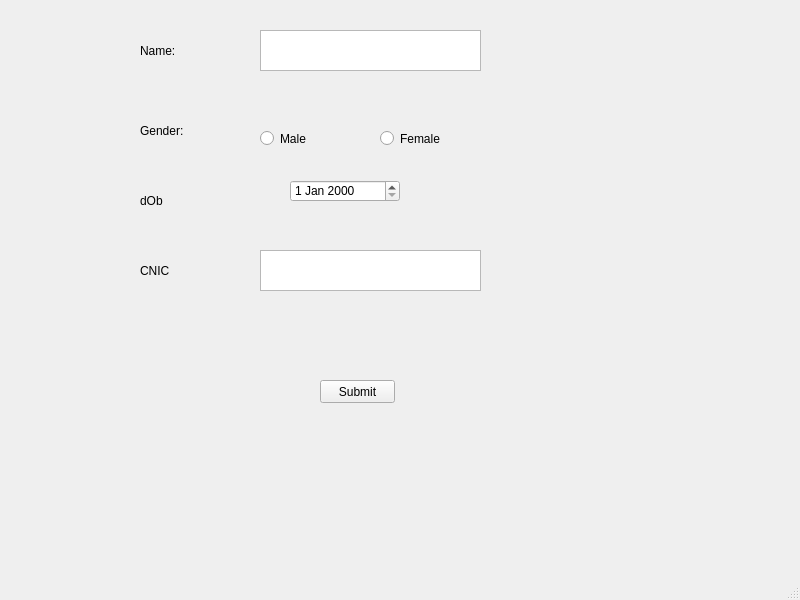
<?xml version="1.0" encoding="UTF-8"?>
<ui version="4.0">
 <class>MainWindow</class>
 <widget class="QMainWindow" name="MainWindow">
  <property name="geometry">
   <rect>
    <x>0</x>
    <y>0</y>
    <width>800</width>
    <height>600</height>
   </rect>
  </property>
  <property name="windowTitle">
   <string>MainWindow</string>
  </property>
  <widget class="QWidget" name="centralwidget">
   <widget class="QLabel" name="label">
    <property name="geometry">
     <rect>
      <x>140</x>
      <y>20</y>
      <width>201</width>
      <height>61</height>
     </rect>
    </property>
    <property name="text">
     <string>Name:</string>
    </property>
   </widget>
   <widget class="QLabel" name="label_2">
    <property name="geometry">
     <rect>
      <x>140</x>
      <y>100</y>
      <width>201</width>
      <height>61</height>
     </rect>
    </property>
    <property name="text">
     <string>Gender:</string>
    </property>
   </widget>
   <widget class="QLabel" name="label_3">
    <property name="geometry">
     <rect>
      <x>140</x>
      <y>170</y>
      <width>201</width>
      <height>61</height>
     </rect>
    </property>
    <property name="text">
     <string>dOb</string>
    </property>
   </widget>
   <widget class="QLabel" name="label_4">
    <property name="geometry">
     <rect>
      <x>140</x>
      <y>240</y>
      <width>201</width>
      <height>61</height>
     </rect>
    </property>
    <property name="text">
     <string>CNIC</string>
    </property>
   </widget>
   <widget class="QTextEdit" name="textEdit">
    <property name="geometry">
     <rect>
      <x>260</x>
      <y>30</y>
      <width>221</width>
      <height>41</height>
     </rect>
    </property>
   </widget>
   <widget class="QRadioButton" name="radioButton">
    <property name="geometry">
     <rect>
      <x>260</x>
      <y>130</y>
      <width>82</width>
      <height>17</height>
     </rect>
    </property>
    <property name="text">
     <string>Male</string>
    </property>
   </widget>
   <widget class="QRadioButton" name="radioButton_2">
    <property name="geometry">
     <rect>
      <x>380</x>
      <y>130</y>
      <width>82</width>
      <height>17</height>
     </rect>
    </property>
    <property name="text">
     <string>Female</string>
    </property>
   </widget>
   <widget class="QTextEdit" name="textEdit_2">
    <property name="geometry">
     <rect>
      <x>260</x>
      <y>250</y>
      <width>221</width>
      <height>41</height>
     </rect>
    </property>
   </widget>
   <widget class="QDateEdit" name="dateEdit">
    <property name="geometry">
     <rect>
      <x>290</x>
      <y>180</y>
      <width>110</width>
      <height>22</height>
     </rect>
    </property>
   </widget>
   <widget class="QPushButton" name="pushButton">
    <property name="geometry">
     <rect>
      <x>320</x>
      <y>380</y>
      <width>75</width>
      <height>23</height>
     </rect>
    </property>
    <property name="text">
     <string>Submit</string>
    </property>
   </widget>
  </widget>
  <widget class="QMenuBar" name="menubar">
   <property name="geometry">
    <rect>
     <x>0</x>
     <y>0</y>
     <width>800</width>
     <height>21</height>
    </rect>
   </property>
  </widget>
  <widget class="QStatusBar" name="statusbar"/>
 </widget>
 <resources/>
 <connections/>
</ui>
